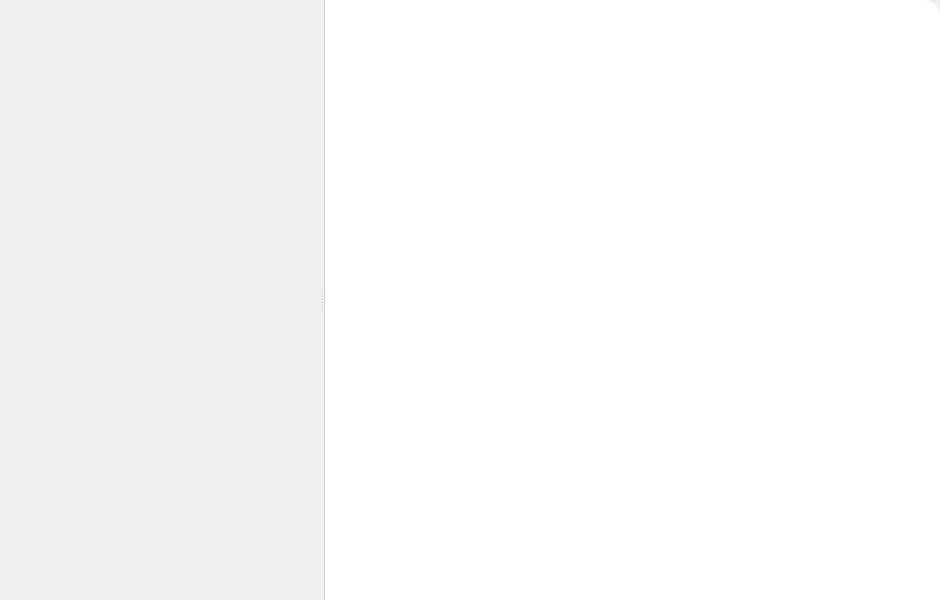
<?xml version="1.0" encoding="UTF-8"?>
<ui version="4.0">
 <class>ReviewsPage</class>
 <widget class="QWidget" name="ReviewsPage">
  <property name="geometry">
   <rect>
    <x>0</x>
    <y>0</y>
    <width>940</width>
    <height>600</height>
   </rect>
  </property>
  <property name="styleSheet">
   <string notr="true">#reviewsPageContainer {
    background-color: white;
    border-top-left-radius: 0px;
    border-top-right-radius: 16px;
    border-left: 1px solid #34343426;
}</string>
  </property>
  <layout class="QHBoxLayout" name="horizontalLayout">
   <property name="spacing">
    <number>0</number>
   </property>
   <property name="leftMargin">
    <number>0</number>
   </property>
   <property name="topMargin">
    <number>0</number>
   </property>
   <property name="rightMargin">
    <number>0</number>
   </property>
   <property name="bottomMargin">
    <number>0</number>
   </property>
   <item>
    <widget class="QSplitter" name="splitter">
     <property name="orientation">
      <enum>Qt::Orientation::Horizontal</enum>
     </property>
     <widget class="ContextSidebar" name="contextSideBar" native="true">
      <property name="sizePolicy">
       <sizepolicy hsizetype="Minimum" vsizetype="Expanding">
        <horstretch>0</horstretch>
        <verstretch>0</verstretch>
       </sizepolicy>
      </property>
      <property name="minimumSize">
       <size>
        <width>250</width>
        <height>0</height>
       </size>
      </property>
      <property name="maximumSize">
       <size>
        <width>320</width>
        <height>16777215</height>
       </size>
      </property>
     </widget>
     <widget class="QStackedWidget" name="reviewsPageContainer">
      <property name="sizePolicy">
       <sizepolicy hsizetype="Expanding" vsizetype="Expanding">
        <horstretch>0</horstretch>
        <verstretch>0</verstretch>
       </sizepolicy>
      </property>
      <property name="currentIndex">
       <number>7</number>
      </property>
      <widget class="ReviewsViewPage" name="reviewsViewPage"/>
      <widget class="StandardsViewPage" name="standardsViewPage"/>
      <widget class="ChecklistsViewPage" name="checklistsViewPage"/>
      <widget class="CreateChecklistPage" name="createChecklistPage"/>
      <widget class="CreateReviewPage" name="createReviewPage"/>
      <widget class="ReviewDetailPage" name="reviewDetailPage"/>
      <widget class="ReviewItemDetailPage" name="reviewItemDetailPage"/>
      <widget class="FindingPage" name="findingPage"/>
     </widget>
    </widget>
   </item>
  </layout>
 </widget>
 <customwidgets>
  <customwidget>
   <class>ContextSidebar</class>
   <extends>QWidget</extends>
   <header>contextsidebar.h</header>
   <container>1</container>
  </customwidget>
  <customwidget>
   <class>ReviewsViewPage</class>
   <extends>QWidget</extends>
   <header location="global">reviewsviewpage.h</header>
   <container>1</container>
  </customwidget>
  <customwidget>
   <class>ChecklistsViewPage</class>
   <extends>QWidget</extends>
   <header location="global">checklistsviewpage.h</header>
   <container>1</container>
  </customwidget>
  <customwidget>
   <class>StandardsViewPage</class>
   <extends>QWidget</extends>
   <header location="global">standardsviewpage.h</header>
   <container>1</container>
  </customwidget>
  <customwidget>
   <class>CreateChecklistPage</class>
   <extends>QWidget</extends>
   <header location="global">createchecklistpage.h</header>
   <container>1</container>
  </customwidget>
  <customwidget>
   <class>CreateReviewPage</class>
   <extends>QWidget</extends>
   <header location="global">createreviewpage.h</header>
   <container>1</container>
  </customwidget>
  <customwidget>
   <class>ReviewDetailPage</class>
   <extends>QWidget</extends>
   <header location="global">reviewdetailpage.h</header>
   <container>1</container>
  </customwidget>
  <customwidget>
   <class>ReviewItemDetailPage</class>
   <extends>QWidget</extends>
   <header location="global">reviewitemdetailpage.h</header>
   <container>1</container>
  </customwidget>
  <customwidget>
   <class>FindingPage</class>
   <extends>QWidget</extends>
   <header location="global">findingpage.h</header>
   <container>1</container>
  </customwidget>
 </customwidgets>
 <resources/>
 <connections/>
</ui>
